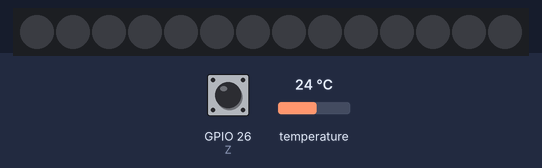
A program run on a simulated Raspberry Pi (BCM pin numbers). On the bench: 14 RGB LEDs in strip order, left to right. The test bench sets the inputs (shaded band); at power-on: GPIO 26 (Z) LOW, temperature 24 °C. Dim RGB values are drawn brighter than linear; the clock reads 2024-03-15 10:24:30 at power-on unless the program sets it; what the program prints to the terminal is not drawn.

Above: at 1.2 s.
1.3 s: GPIO 26 (Z) pulled HIGH for 1 s
At 2.4 s:
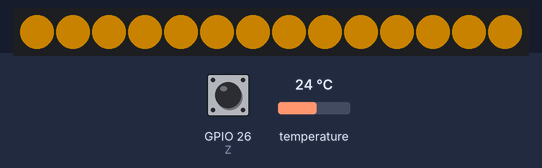
4.3 s: temperature set to 12 °C
6.2 s: GPIO 26 (Z) pulled HIGH for 3.2 s
At 7.6 s:
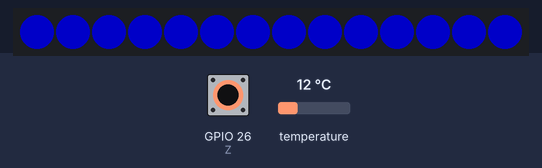
11.3 s: temperature set to 28 °C
13.2 s: GPIO 26 (Z) pulled HIGH for 1 s
At 14.4 s:
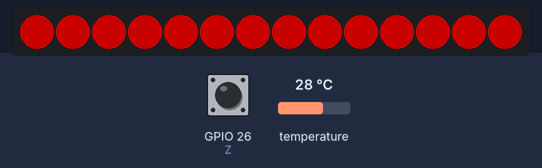
Timing chart, 0 to 16.2 s (numbered marks = the images above; inputs shaded):
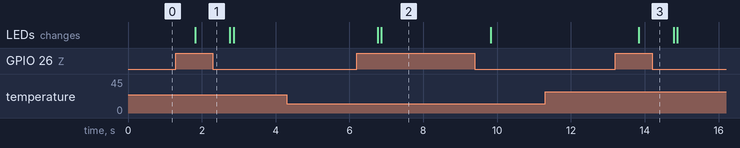

The program:

final_conbined.py
```python
import time
import glob
import RPi.GPIO as GPIO
from rpi_ws281x import PixelStrip, Color

# LED strip config
LED_COUNT = 14
LED_PIN = 18
LED_FREQ_HZ = 800000
LED_DMA = 10
LED_BRIGHTNESS = 100
LED_INVERT = False
LED_CHANNEL = 0

strip = PixelStrip(
    LED_COUNT, LED_PIN, LED_FREQ_HZ, LED_DMA,
    LED_INVERT, LED_BRIGHTNESS, LED_CHANNEL
)
strip.begin()

clock = time.time

#DS18B20 temp sensor config
base = '/sys/bus/w1/devices/'
devs = glob.glob(base + '28-*')
if not devs:
    raise RuntimeError("No DS18B20 sensor found under /sys/bus/w1/devices/ (check 1-Wire enabled & wiring).")

dev = devs[0]  # first DS18B20 found
w1_file = dev + '/w1_slave'

def read_c():
    with open(w1_file) as f:
        lines = f.read().strip().splitlines()
    if lines and lines[0].endswith('YES'):
        t_str = lines[1].split('t=')[-1]
        return float(t_str) / 1000.0
    return None

def get_led_color_by_temp(temp):
    if temp < 24:
        return Color(0, 0, 255)       # Blue
    elif 24 <= temp <= 26:
        return Color(255, 165, 0)     # Orange
    else:
        return Color(255, 0, 0)       # Red

def get_temp_description(temp):
    if temp < 24:
        return "Blue (< 24°C)"
    elif 24 <= temp <= 26:
        return "Orange (24–26°C)"
    else:
        return "Red (> 26°C)"

#Multiplexer / water-level reader config
# GPIO pin numbers (BCM)
S0 = 13
S1 = 6
S2 = 5
Z  = 26

GPIO.setmode(GPIO.BCM)
GPIO.setup(S0, GPIO.OUT, initial=GPIO.LOW)
GPIO.setup(S1, GPIO.OUT, initial=GPIO.LOW)
GPIO.setup(S2, GPIO.OUT, initial=GPIO.LOW)
GPIO.setup(Z, GPIO.IN, pull_up_down=GPIO.PUD_DOWN)

def select_channel(ch: int):
    bits = format(ch, '03b')          # always 3 bits, e.g. 0 -> "000"
    GPIO.output(S0, int(bits[2]))     # LSB
    GPIO.output(S1, int(bits[1]))
    GPIO.output(S2, int(bits[0]))     # MSB

def read_channel(ch: int) -> int:
    select_channel(ch)
    # settling time ~0.5ms
    t0 = clock()
    while clock() - t0 < 0.0005:
        pass
    return GPIO.input(Z)  # 0 or 1

def sensors_to_leds_count(sensor_count: int, sensor_max: int = 7, led_count: int = LED_COUNT) -> int:
    if sensor_max <= 0:
        return 0
    n = int(round((sensor_count / float(sensor_max)) * led_count))
    return max(0, min(led_count, n))

def set_level(level: int, color_on: Color, color_off: Color = Color(0, 0, 0)):
    level = max(0, min(LED_COUNT, level))
    for i in range(strip.numPixels()):
        strip.setPixelColor(i, color_on if i < level else color_off)
    strip.show()

#  Main loop
def main_loop():
    sensor_idx = 0
    water_level_list = [0] * 7

    # timing
    sensor_interval = 0.01   # read one sensor every 10ms
    led_update_interval = 0.1  # update LEDs at most every 100ms
    temp_interval = 1.0      # read temperature every 1s

    last_sensor_time = clock()
    last_led_time = clock()
    last_temp_time = clock()

    readings_done = 0
    last_temp = None
    current_color = Color(0, 255, 0)  # fallback color before first temp read

    try:
        while True:
            now = clock()

            # 1 read water sensors (1 channel each time slice)
            if now - last_sensor_time >= sensor_interval:
                water_level_list[sensor_idx] = read_channel(sensor_idx)
                sensor_idx = (sensor_idx + 1) % 7
                readings_done += 1
                last_sensor_time = now

            # 2 read temperature periodically
            if now - last_temp_time >= temp_interval:
                t = read_c()
                if t is not None:
                    last_temp = t
                    current_color = get_led_color_by_temp(t)
                    print(f'{t:.2f} °C - {get_temp_description(t)}')
                else:
                    print('Temperature read error')
                last_temp_time = now

            # 3 update LEDs after we have at least one full sensor scan (>=7 reads)
            if readings_done >= 7 and (now - last_led_time >= led_update_interval):
                water_level = sum(water_level_list)  # how many sensors are "wet" (0..7)
                leds_on = sensors_to_leds_count(water_level, sensor_max=7, led_count=LED_COUNT)

                # LEDs: show water level length, color depends on temperature
                set_level(leds_on, color_on=current_color, color_off=Color(0, 0, 0))

                # print(f'water_level={water_level} leds_on={leds_on} sensors={water_level_list} temp={last_temp}')
                readings_done = 0
                last_led_time = now

    except KeyboardInterrupt:
        pass
    finally:
        set_level(0, color_on=Color(0, 0, 0))
        GPIO.cleanup()

if __name__ == '__main__':
    main_loop()
```

Measured:
- after the input at 1.3 s, the LEDs: change after 0.53 s (image 1)
- after the input at 4.3 s, every drawn part: stays the same
- after the input at 6.2 s, the LEDs: first change after 0.56 s (image 2 shows a later state)
- after the input at 11.3 s, every drawn part: stays the same
- after the input at 13.2 s, the LEDs: change after 0.64 s (image 3)
